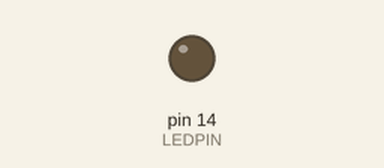
The sketch below on a simulated Arduino Uno, built with avr-gcc and run on an emulated ATmega328P. Shown: output pins drawn as LEDs (lit = HIGH).

Above: at 0.6 s.
At 5.7 s:
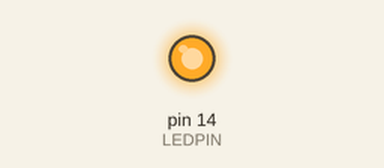
Timing chart, 0 to 13.3 s (numbered marks = the images above):
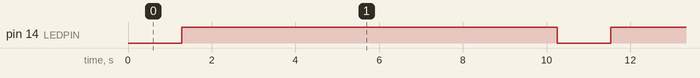

The sketch:

01-pwmLED.ino
```cpp
/* Things to try:
 *
 * - make it fade to off instead of fade to bright
 *
 */

const int LEDPIN = 14;

void setup()
{
	pinMode(LEDPIN, OUTPUT);
}

void loop()
{
	for (int brightness = 0; brightness < 1024; brightness++) {
		analogWrite(LEDPIN, brightness);
		delay(10);
	}
}
```

Measured:
- by itself, pin 14 (LEDPIN): alternates HIGH for 9.0 s and LOW for 1.3 s
